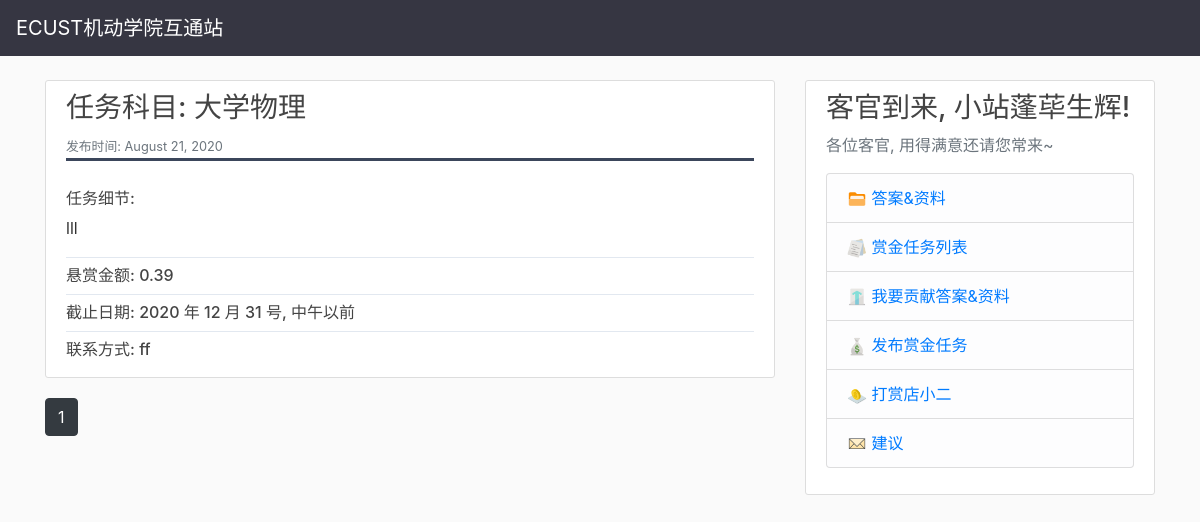
The page /jobs/ on the database as committed earlier.
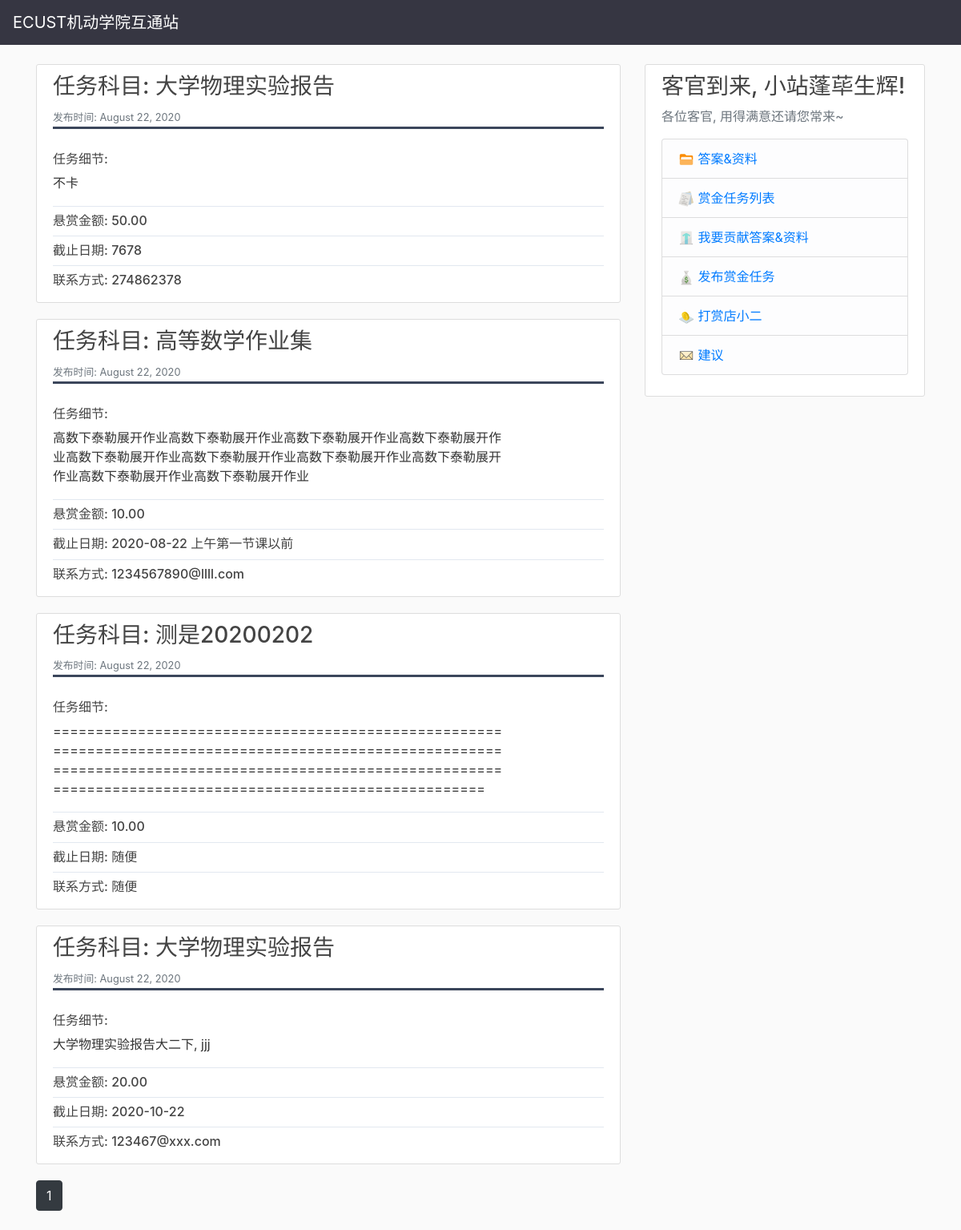
The same page on the database as committed later.
### money_job/models.py (models this page shows, shortened)
class Job(models.Model):
    subject = models.CharField(max_length= 15)
    how_much = models.DecimalField(decimal_places=2,max_digits=6)
    job_detail = models.TextField(max_length= 500)
    deadline = models.CharField(max_length= 50)
    contact = models.CharField(max_length= 45)
    post_date = models.DateTimeField(default=timezone.now)

### money_job/views.py (the view)
# urls.py: path('jobs/', money_job_view.JobListView.as_view(), name='jobs'),
class JobListView(ListView):
    model = Job
    template_name = 'money_job/job_page.html'
    context_object_name = 'jobs'
    ordering = ['-post_date']
    paginate_by = 5

### money_job/templates/money_job/job_page.html (shortened to what this page needs)
{%  extends 'main_page/base.html'%}
{% block content %}
{% for job in jobs %}
<article class="media content-section">
    <div class="media-body">
        <div class="article-metadata">
            <h3 class="article-title">任务科目: {{ job.subject }}</h3>
            <small class="text-muted">发布时间: {{ job.post_date|date:"F d, Y" }}</small>
        </div>
        <br>
        <h6 class="article-title">任务细节:</h6>
        <div class="row">
            <div class="col-10 text-warp">
                <p class="text-break">{{ job.job_detail}}</p>
            </div>
        </div>
        <div class="separator"></div>
        <div class="row">
            <div class="col-10 text-warp">
                <h6 class="text-break">悬赏金额: {{ job.how_much}}</h6>
            </div>
        </div>
        <div class="separator">
        </div>
        <div class="row">
            <div class="col-10 text-warp">
                <h6 class="text-break">截止日期: {{ job.deadline}}</h6>
            </div>
        </div>
        <div class="separator">
        </div>
        <div class="row">
            <div class="col-10 text-warp">
                <h6 class="text-break">联系方式: {{ job.contact}}</h6>
            </div>
        </div>
    </div>
</article>
{% endfor %}
{% for num in page_obj.paginator.page_range %}
{% if page_obj.number == num %}
<a class="btn btn-dark mb-4" href="?page={{ num }}">{{ num }}</a>
{% elif num > page_obj.number|add:'-3' and num < page_obj.number|add:'3' %}
<a class="btn btn-outline-dark mb-4" href="?page={{ num }}">{{ num }}</a>
{% endif %}
{% endfor %}
{% endblock content %}

### main_page/templates/main_page/base.html (shortened to what this page needs)
{% load static %}
<!DOCTYPE html>
<html lang="en">
<head>
    <link rel="stylesheet" href="https://stackpath.bootstrapcdn.com/bootstrap/4.4.1/css/bootstrap.min.css"
>
    <link rel="stylesheet" href="{% static 'main_page/main_page_modifier.css' %}">
</head>
<body>
<nav class="navbar navbar-expand-lgj navbar-dark fixed-top" style="background-color: #363642;">
    <a class="navbar-brand" href="{% url 'home' %}">ECUST机动学院互通站</a>
</nav>
<main role="main" class="container">
    <div class="row">
        <div class="col-md-8">
            {% block content %}
            {% endblock content %}
        </div>
        <div class="col-md-4">
            <div class="content-section">
                <h3> 客官到来, 小站蓬荜生辉!</h3>
                <p class='text-muted'>各位客官, 用得满意还请您常来~
                <ul class="list-group">
                    <li class="list-group-item list-group-item-light">
                        <img src="{% static 'tip/file.png'%}" width="20" height="20" alt="" loading="lazy">
                        <a href="{% url 'answers' %}">答案&资料 <span class="sr-only">(current)</span></a>
                    </li>
                    <li class="list-group-item list-group-item-light">
                        <img src="{% static 'tip/papers.png'%}" width="20" height="20" alt="" loading="lazy">
                        <a href="{% url 'jobs' %}">赏金任务列表 <span class="sr-only">(current)</span></a>
                    </li>
                    <li class="list-group-item list-group-item-light">
                        <img src="{% static 'tip/upload.png'%}" width="20" height="20" alt="" loading="lazy">
                        <a href="{%url 'contribute'%}"> 我要贡献答案&资料 <span class="sr-only">(current)</span></a>
                    </li>
                    <li class="list-group-item list-group-item-light">
                        <img src="{% static 'tip/money_bag.png'%}" width="20" height="20" alt="" loading="lazy">
                        <a href="{% url 'job_submit'%}"> 发布赏金任务 <span class="sr-only">(current)</span></a>
                    </li>
                    <li class="list-group-item list-group-item-light">
                        <img src="{% static 'tip/coin.png'%}" width="20" height="20" alt="" loading="lazy">
                        <a href="{% url 'praise'%}"> 打赏店小二 <span class="sr-only">(current)</span></a>
                    </li>
                    <li class="list-group-item list-group-item-light">
                        <img src="{% static 'tip/envelope.png'%}" width="20" height="20" alt="" loading="lazy">
                        <a href="{% url 'criticize'%}"> 建议 <span class="sr-only">(current)</span></a>
                    </li>
                </ul>
                </p>
            </div>
        </div>
    </div>
</main>
</body>
</html>

### main_page/static/main_page/main_page_modifier.css (style rules this page uses)
body { background: #fafafa; color: #333333; margin-top: 5rem; }
h1, h2, h3, h4, h5, h6 { color: #444444; }
ul { margin: 0; }
.content-section { background: #ffffff; padding: 10px 20px; border: 1px solid #dddddd; border-radius: 3px; margin-bottom: 20px; }
.article-title { color: #444444; }
.article-metadata { padding-bottom: 1px; margin-bottom: 4px; border-bottom: 3px solid #3B465B }
.text-break { word-break: break-word; }
.separator { padding-bottom: 1px; margin-bottom: 8px; border-bottom: 1px solid #E2E8F0 }

Rows that differ between the two databases and show on the page:
added Job: subject "大学物理实验报告", post_date "August 22, 2020", job_detail "不卡", how_much "50.00", deadline "7678", contact "274862378"
added Job: subject "高等数学作业集", post_date "August 22, 2020", job_detail "高数下泰勒展开作业高数下泰勒展开作业高数下泰勒展开作业高数下泰勒展开作业高数下泰勒展开作业高数下泰勒展开作业高数下泰勒展开作业高数下泰勒展开作业高数下泰勒展开作业高数下泰勒展开作业", how_much "10.00", deadline "2020-08-22 上午第一节课以前", contact "1234567890@llll.com"
added Job: subject "测是20200202", post_date "August 22, 2020", job_detail "==================================================================================================================================================================================================================", how_much "10.00", deadline "随便", contact "随便"
changed Job: subject "大学物理" → "大学物理实验报告"; post_date "August 21, 2020" → "August 22, 2020"; job_detail "lll" → "大学物理实验报告大二下, jjj"; how_much "0.39" → "20.00"; deadline "2020 年 12 月 31 号, 中午以前" → "2020-10-22"; contact "ff" → "123467@xxx.com"
